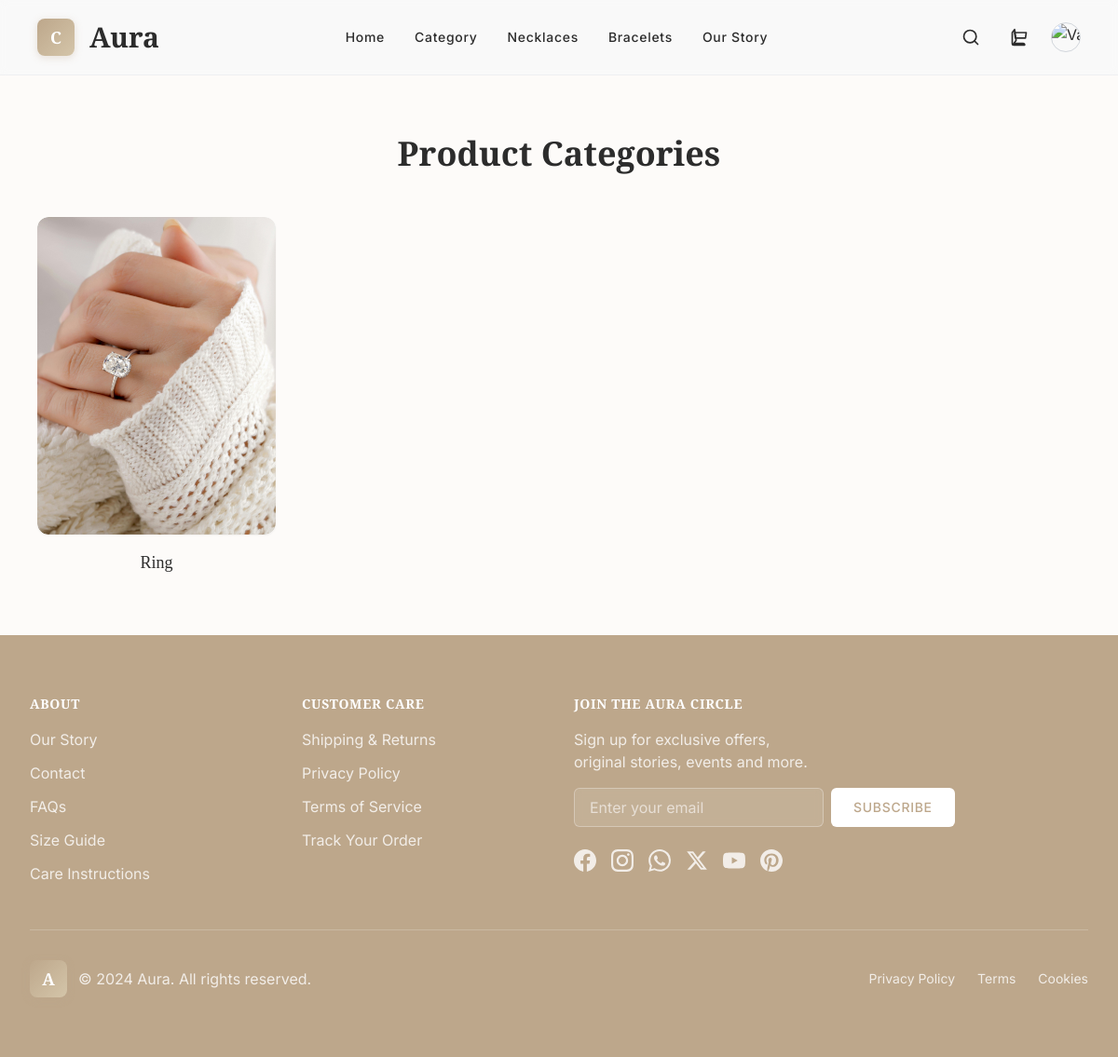
Page /shop/category/ (signed in) on the committed database.
### shop/models.py (models this page shows, shortened)
class Category(models.Model):
    name = models.CharField(max_length=100, unique=True)
    image = models.ImageField(upload_to="categories/")  # category thumbnail/banner

### shop/views.py (the view)
# urls.py: path("category/", views.category_page, name="category"),
def category_page(request):
    categories = Category.objects.all().order_by('name')
    return render(request, "shop/category.html", {'categories': categories})

### templates/shop/category.html
{% extends "core/base.html" %}
{% block content %}
<main class="flex-1">
  <section class="py-16 px-6 sm:px-10 bg-[#FDFBF9]">
    <div class="max-w-7xl mx-auto">
      <h2 class="text-3xl sm:text-4xl font-bold text-center text-[var(--text-color)] mb-12">
        Product Categories
      </h2>
      <div class="grid grid-cols-1 sm:grid-cols-2 lg:grid-cols-4 gap-8">
        {% for c in categories %}
        <a class="group" href="{% url 'shop:item' c.id %}">
          <div class="overflow-hidden rounded-xl shadow-sm bg-white">
            <div class="w-full aspect-[3/4] bg-center bg-no-repeat bg-cover
                        rounded-xl transition-transform duration-300 group-hover:scale-105"
                 style='background-image: url("{{ c.image.url }}");'>
            </div>
          </div>
          <h3 class="text-center text-lg font-medium text-[var(--text-color)] mt-4">
            {{ c.name }}
          </h3>
        </a>
        {% endfor %}
      </div>
    </div>
  </section>
</main>
{% endblock %}

### templates/core/base.html (style rules this page uses)
:root { --background: #F9F9F9; --text-color: #2C2C2C; --accent-color: #BDA78B; --footer-bg: #BDA78B; --heading-font: 'Cormorant Garamond', serif; --body-font: 'Inter', sans-serif; }
body { font-family: var(--body-font); background-color: var(--background); color: var(--text-color); }
h1,h2,h3,h4,h5,h6 { font-family: var(--heading-font); }

### rows in the picture
Category: image (picture), name "Ring"
